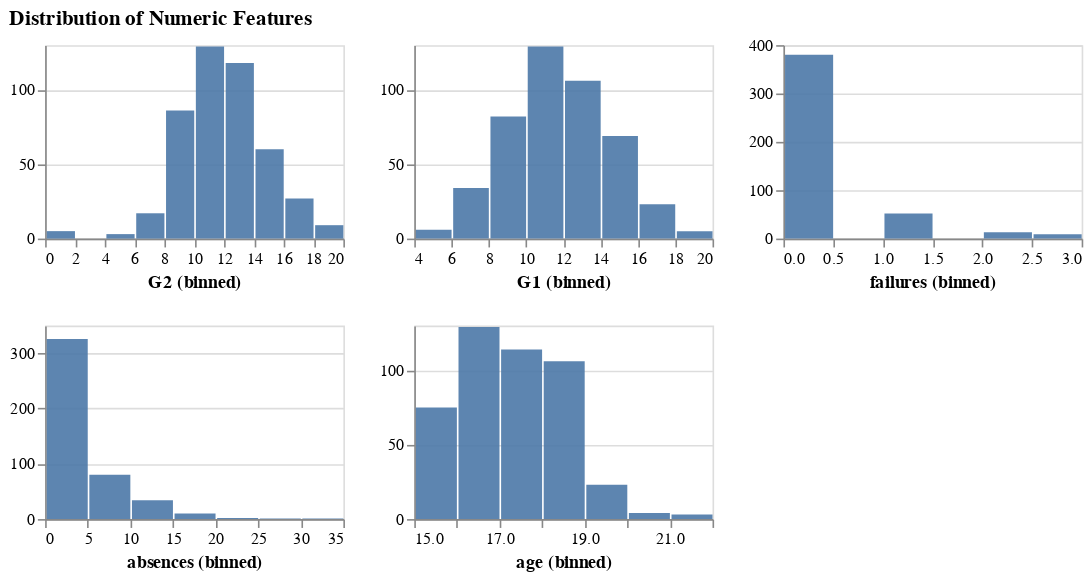

The code cell stored with this chart in its notebook:
### Markdown cell above
All of the numeric columns have different scales so we will apply scaling but first let's look at the distribution of these numeric columns

### Code cell
aly.alt.data_transformers.enable('vegafusion')
aly.dist(student_train[numeric_features], mark='bar').properties(title='Distribution of Numeric Features')

### Figure 1 — Vega specification as saved in the notebook (floating-point values rounded to 4 significant figures)
{"$schema": "https://vega.github.io/schema/vega/v5.json", "data": [{"name": "source_0"}, {"name": "data_0", "values": [{"__count": 75, "bin_maxbins_10_age": 15.0, "bin_maxbins_10_age_end": 16.0}, {"__count": 106, "bin_maxbins_10_age": 18.0, "bin_maxbins_10_age_end": 19.0}, {"__count": 114, "bin_maxbins_10_age": 17.0, "bin_maxbins_10_age_end": 18.0}, {"__count": 129, "bin_maxbins_10_age": 16.0, "bin_maxbins_10_age_end": 17.0}, {"__count": 4, "bin_maxbins_10_age": 20.0, "bin_maxbins_10_age_end": 21.0}, {"__count": 23, "bin_maxbins_10_age": 19.0, "bin_maxbins_10_age_end": 20.0}, {"__count": 3, "bin_maxbins_10_age": 21.0, "bin_maxbins_10_age_end": 22.0}]}, {"name": "data_1", "values": [{"__count": 118, "bin_maxbins_10_G2": 12.0, "bin_maxbins_10_G2_end": 14.0}, {"__count": 27, "bin_maxbins_10_G2": 16.0, "bin_maxbins_10_G2_end": 18.0}, {"__count": 86, "bin_maxbins_10_G2": 8.0, "bin_maxbins_10_G2_end": 10.0}, {"__count": 129, "bin_maxbins_10_G2": 10.0, "bin_maxbins_10_G2_end": 12.0}, {"__count": 60, "bin_maxbins_10_G2": 14.0, "bin_maxbins_10_G2_end": 16.0}, {"__count": 17, "bin_maxbins_10_G2": 6.0, "bin_maxbins_10_G2_end": 8.0}, {"__count": 9, "bin_maxbins_10_G2": 18.0, "bin_maxbins_10_G2_end": 20.0}, {"__count": 5, "bin_maxbins_10_G2": 0.0, "bin_maxbins_10_G2_end": 2.0}, {"__count": 3, "bin_maxbins_10_G2": 4.0, "bin_maxbins_10_G2_end": 6.0}]}, {"name": "data_2", "values": [{"__count": 106, "bin_maxbins_10_G1": 12.0, "bin_maxbins_10_G1_end": 14.0}, {"__count": 69, "bin_maxbins_10_G1": 14.0, "bin_maxbins_10_G1_end": 16.0}, {"__count": 129, "bin_maxbins_10_G1": 10.0, "bin_maxbins_10_G1_end": 12.0}, {"__count": 34, "bin_maxbins_10_G1": 6.0, "bin_maxbins_10_G1_end": 8.0}, {"__count": 23, "bin_maxbins_10_G1": 16.0, "bin_maxbins_10_G1_end": 18.0}, {"__count": 82, "bin_maxbins_10_G1": 8.0, "bin_maxbins_10_G1_end": 10.0}, {"__count": 6, "bin_maxbins_10_G1": 4.0, "bin_maxbins_10_G1_end": 6.0}, {"__count": 5, "bin_maxbins_10_G1": 18.0, "bin_maxbins_10_G1_end": 20.0}]}, {"name": "data_3", "values": [{"__count": 380, "bin_maxbins_10_failures": 0.0, "bin_maxbins_10_failures_end": 0.5}, {"__count": 9, "bin_maxbins_10_failures": 2.5, "bin_maxbins_10_failures_end": 3.0}, {"__count": 52, "bin_maxbins_10_failures": 1.0, "bin_maxbins_10_failures_end": 1.5}, {"__count": 13, "bin_maxbins_10_failures": 2.0, "bin_maxbins_10_failures_end": 2.5}]}, {"name": "data_4", "values": [{"__count": 326, "bin_maxbins_10_absences": 0.0, "bin_maxbins_10_absences_end": 5.0}, {"__count": 80, "bin_maxbins_10_absences": 5.0, "bin_maxbins_10_absences_end": 10.0}, {"__count": 34, "bin_maxbins_10_absences": 10.0, "bin_maxbins_10_absences_end": 15.0}, {"__count": 10, "bin_maxbins_10_absences": 15.0, "bin_maxbins_10_absences_end": 20.0}, {"__count": 1, "bin_maxbins_10_absences": 25.0, "bin_maxbins_10_absences_end": 30.0}, {"__count": 2, "bin_maxbins_10_absences": 20.0, "bin_maxbins_10_absences_end": 25.0}, {"__count": 1, "bin_maxbins_10_absences": 30.0, "bin_maxbins_10_absences_end": 35.0}]}, {"name": "data_1_child__G2_y_domain___count", "values": [{"min": 3, "max": 129}]}, {"name": "data_2_child__G1_y_domain___count", "values": [{"min": 5, "max": 129}]}, {"name": "data_3_child__failures_y_domain___count", "values": [{"min": 9, "max": 380}]}, {"name": "data_4_child__absences_y_domain___count", "values": [{"min": 1, "max": 326}]}, {"name": "data_0_child__age_y_domain___count", "values": [{"min": 3, "max": 129}]}], "signals": [{"name": "child__G2_bin_maxbins_10_G2_bins", "value": {"fields": ["G2"], "fname": "bin_G2", "start": 0.0, "step": 2.0, "stop": 20.0}}, {"name": "child__age_bin_maxbins_10_age_bins", "value": {"fields": ["age"], "fname": "bin_age", "start": 15.0, "step": 1.0, "stop": 22.0}}, {"name": "child__G1_bin_maxbins_10_G1_bins", "value": {"fields": ["G1"], "fname": "bin_G1", "start": 4.0, "step": 2.0, "stop": 20.0}}, {"name": "child__absences_bin_maxbins_10_absences_bins", "value": {"fields": ["absences"], "fname": "bin_absences", "start": 0.0, "step": 5.0, "stop": 35.0}}, {"name": "child__failures_bin_maxbins_10_failures_bins", "value": {"fields": ["failures"], "fname": "bin_failures", "start": 0.0, "step": 0.5, "stop": 3.0}}, {"name": "childWidth", "value": 185}, {"name": "childHeight", "value": 120}], "marks": [{"type": "group", "name": "child__G2_group", "encode": {"update": {"width": {"signal": "childWidth"}, "height": {"signal": "childHeight"}}}, "marks": [{"type": "rect", "name": "child__G2_marks", "from": {"data": "data_1"}, "encode": {"update": {"y2": {"value": 0, "scale": "child__G2_y"}, "x": {"field": "bin_maxbins_10_G2_end", "scale": "child__G2_x", "offset": {"signal": "0.5 + (abs(scale(\"child__G2_x\", datum[\"bin_maxbins_10_G2_end\"]) - scale(\"child__G2_x\", datum[\"bin_maxbins_10_G2\"])) < 0.25 ? 0.5 * (0.25 - (abs(scale(\"child__G2_x\", datum[\"bin_maxbins_10_G2_end\"]) - scale(\"child__G2_x\", datum[\"bin_maxbins_10_G2\"])))) : -0.5)"}}, "opacity": {"value": 0.9}, "x2": {"field": "bin_maxbins_10_G2", "scale": "child__G2_x", "offset": {"signal": "0.5 + (abs(scale(\"child__G2_x\", datum[\"bin_maxbins_10_G2_end\"]) - scale(\"child__G2_x\", datum[\"bin_maxbins_10_G2\"])) < 0.25 ? -0.5 * (0.25 - (abs(scale(\"child__G2_x\", datum[\"bin_maxbins_10_G2_end\"]) - scale(\"child__G2_x\", datum[\"bin_maxbins_10_G2\"])))) : 0.5)"}}, "fill": {"value": "#4c78a8"}, "y": {"field": "__count", "scale": "child__G2_y"}}}, "style": ["bar"]}], "axes": [{"scale": "child__G2_y", "minExtent": 0, "grid": true, "gridScale": "child__G2_x", "tickCount": {"signal": "ceil(childHeight/40)"}, "labels": false, "ticks": false, "aria": false, "zindex": 0, "domain": false, "maxExtent": 0, "orient": "left"}, {"scale": "child__G2_x", "grid": false, "labelOverlap": true, "zindex": 0, "labelFlush": true, "tickCount": {"signal": "ceil(childWidth/10)"}, "orient": "bottom", "title": "G2 (binned)"}, {"scale": "child__G2_y", "tickCount": {"signal": "ceil(childHeight/40)"}, "zindex": 0, "orient": "left", "grid": false, "labelOverlap": true}], "style": "cell"}, {"type": "group", "name": "child__G1_group", "encode": {"update": {"width": {"signal": "childWidth"}, "height": {"signal": "childHeight"}}}, "marks": [{"type": "rect", "name": "child__G1_marks", "from": {"data": "data_2"}, "encode": {"update": {"y": {"field": "__count", "scale": "child__G1_y"}, "fill": {"value": "#4c78a8"}, "x2": {"field": "bin_maxbins_10_G1", "scale": "child__G1_x", "offset": {"signal": "0.5 + (abs(scale(\"child__G1_x\", datum[\"bin_maxbins_10_G1_end\"]) - scale(\"child__G1_x\", datum[\"bin_maxbins_10_G1\"])) < 0.25 ? -0.5 * (0.25 - (abs(scale(\"child__G1_x\", datum[\"bin_maxbins_10_G1_end\"]) - scale(\"child__G1_x\", datum[\"bin_maxbins_10_G1\"])))) : 0.5)"}}, "x": {"field": "bin_maxbins_10_G1_end", "scale": "child__G1_x", "offset": {"signal": "0.5 + (abs(scale(\"child__G1_x\", datum[\"bin_maxbins_10_G1_end\"]) - scale(\"child__G1_x\", datum[\"bin_maxbins_10_G1\"])) < 0.25 ? 0.5 * (0.25 - (abs(scale(\"child__G1_x\", datum[\"bin_maxbins_10_G1_end\"]) - scale(\"child__G1_x\", datum[\"bin_maxbins_10_G1\"])))) : -0.5)"}}, "opacity": {"value": 0.9}, "y2": {"value": 0, "scale": "child__G1_y"}}}, "style": ["bar"]}], "axes": [{"scale": "child__G1_y", "labels": false, "grid": true, "ticks": false, "minExtent": 0, "orient": "left", "zindex": 0, "gridScale": "child__G1_x", "maxExtent": 0, "aria": false, "domain": false, "tickCount": {"signal": "ceil(childHeight/40)"}}, {"scale": "child__G1_x", "grid": false, "tickCount": {"signal": "ceil(childWidth/10)"}, "zindex": 0, "orient": "bottom", "title": "G1 (binned)", "labelOverlap": true, "labelFlush": true}, {"scale": "child__G1_y", "tickCount": {"signal": "ceil(childHeight/40)"}, "zindex": 0, "orient": "left", "grid": false, "labelOverlap": true}], "style": "cell"}, {"type": "group", "name": "child__failures_group", "encode": {"update": {"height": {"signal": "childHeight"}, "width": {"signal": "childWidth"}}}, "marks": [{"type": "rect", "name": "child__failures_marks", "from": {"data": "data_3"}, "encode": {"update": {"x2": {"field": "bin_maxbins_10_failures", "scale": "child__failures_x", "offset": {"signal": "0.5 + (abs(scale(\"child__failures_x\", datum[\"bin_maxbins_10_failures_end\"]) - scale(\"child__failures_x\", datum[\"bin_maxbins_10_failures\"])) < 0.25 ? -0.5 * (0.25 - (abs(scale(\"child__failures_x\", datum[\"bin_maxbins_10_failures_end\"]) - scale(\"child__failures_x\", datum[\"bin_maxbins_10_failures\"])))) : 0.5)"}}, "x": {"field": "bin_maxbins_10_failures_end", "scale": "child__failures_x", "offset": {"signal": "0.5 + (abs(scale(\"child__failures_x\", datum[\"bin_maxbins_10_failures_end\"]) - scale(\"child__failures_x\", datum[\"bin_maxbins_10_failures\"])) < 0.25 ? 0.5 * (0.25 - (abs(scale(\"child__failures_x\", datum[\"bin_maxbins_10_failures_end\"]) - scale(\"child__failures_x\", datum[\"bin_maxbins_10_failures\"])))) : -0.5)"}}, "y": {"field": "__count", "scale": "child__failures_y"}, "fill": {"value": "#4c78a8"}, "y2": {"value": 0, "scale": "child__failures_y"}, "opacity": {"value": 0.9}}}, "style": ["bar"]}], "axes": [{"scale": "child__failures_y", "grid": true, "labels": false, "maxExtent": 0, "zindex": 0, "tickCount": {"signal": "ceil(childHeight/40)"}, "minExtent": 0, "gridScale": "child__failures_x", "domain": false, "aria": false, "orient": "left", "ticks": false}, {"scale": "child__failures_x", "labelOverlap": true, "orient": "bottom", "grid": false, "title": "failures (binned)", "labelFlush": true, "tickCount": {"signal": "ceil(childWidth/10)"}, "zindex": 0}, {"scale": "child__failures_y", "labelOverlap": true, "zindex": 0, "grid": false, "tickCount": {"signal": "ceil(childHeight/40)"}, "orient": "left"}], "style": "cell"}, {"type": "group", "name": "child__absences_group", "encode": {"update": {"height": {"signal": "childHeight"}, "width": {"signal": "childWidth"}}}, "marks": [{"type": "rect", "name": "child__absences_marks", "from": {"data": "data_4"}, "encode": {"update": {"x": {"field": "bin_maxbins_10_absences_end", "scale": "child__absences_x", "offset": {"signal": "0.5 + (abs(scale(\"child__absences_x\", datum[\"bin_maxbins_10_absences_end\"]) - scale(\"child__absences_x\", datum[\"bin_maxbins_10_absences\"])) < 0.25 ? 0.5 * (0.25 - (abs(scale(\"child__absences_x\", datum[\"bin_maxbins_10_absences_end\"]) - scale(\"child__absences_x\", datum[\"bin_maxbins_10_absences\"])))) : -0.5)"}}, "y2": {"value": 0, "scale": "child__absences_y"}, "x2": {"field": "bin_maxbins_10_absences", "scale": "child__absences_x", "offset": {"signal": "0.5 + (abs(scale(\"child__absences_x\", datum[\"bin_maxbins_10_absences_end\"]) - scale(\"child__absences_x\", datum[\"bin_maxbins_10_absences\"])) < 0.25 ? -0.5 * (0.25 - (abs(scale(\"child__absences_x\", datum[\"bin_maxbins_10_absences_end\"]) - scale(\"child__absences_x\", datum[\"bin_maxbins_10_absences\"])))) : 0.5)"}}, "fill": {"value": "#4c78a8"}, "opacity": {"value": 0.9}, "y": {"field": "__count", "scale": "child__absences_y"}}}, "style": ["bar"]}], "axes": [{"scale": "child__absences_y", "maxExtent": 0, "grid": true, "minExtent": 0, "tickCount": {"signal": "ceil(childHeight/40)"}, "orient": "left", "labels": false, "gridScale": "child__absences_x", "ticks": false, "domain": false, "aria": false, "zindex": 0}, {"scale": "child__absences_x", "tickCount": {"signal": "ceil(childWidth/10)"}, "labelFlush": true, "zindex": 0, "orient": "bottom", "grid": false, "title": "absences (binned)", "labelOverlap": true}, {"scale": "child__absences_y", "grid": false, "tickCount": {"signal": "ceil(childHeight/40)"}, "labelOverlap": true, "zindex": 0, "orient": "left"}], "style": "cell"}, {"type": "group", "name": "child__age_group", "encode": {"update": {"width": {"signal": "childWidth"}, "height": {"signal": "childHeight"}}}, "marks": [{"type": "rect", "name": "child__age_marks", "from": {"data": "data_0"}, "encode": {"update": {"fill": {"value": "#4c78a8"}, "y2": {"value": 0, "scale": "child__age_y"}, "x2": {"field": "bin_maxbins_10_age", "scale": "child__age_x", "offset": {"signal": "0.5 + (abs(scale(\"child__age_x\", datum[\"bin_maxbins_10_age_end\"]) - scale(\"child__age_x\", datum[\"bin_maxbins_10_age\"])) < 0.25 ? -0.5 * (0.25 - (abs(scale(\"child__age_x\", datum[\"bin_maxbins_10_age_end\"]) - scale(\"child__age_x\", datum[\"bin_maxbins_10_age\"])))) : 0.5)"}}, "opacity": {"value": 0.9}, "x": {"field": "bin_maxbins_10_age_end", "scale": "child__age_x", "offset": {"signal": "0.5 + (abs(scale(\"child__age_x\", datum[\"bin_maxbins_10_age_end\"]) - scale(\"child__age_x\", datum[\"bin_maxbins_10_age\"])) < 0.25 ? 0.5 * (0.25 - (abs(scale(\"child__age_x\", datum[\"bin_maxbins_10_age_end\"]) - scale(\"child__age_x\", datum[\"bin_maxbins_10_age\"])))) : -0.5)"}}, "y": {"field": "__count", "scale": "child__age_y"}}}, "style": ["bar"]}], "axes": [{"scale": "child__age_y", "ticks": false, "orient": "left", "gridScale": "child__age_x", "maxExtent": 0, "minExtent": 0, "domain": false, "zindex": 0, "aria": false, "tickCount": {"signal": "ceil(childHeight/40)"}, "labels": false, "grid": true}, {"scale": "child__age_x", "grid": false, "labelFlush": true, "tickCount": {"signal": "ceil(childWidth/10)"}, "zindex": 0, "labelOverlap": true, "title": "age (binned)", "orient": "bottom"}, {"scale": "child__age_y", "zindex": 0, "orient": "left", "labelOverlap": true, "grid": false, "tickCount": {"signal": "ceil(childHeight/40)"}}], "style": "cell"}], "scales": [{"name": "child__G2_x", "type": "linear", "domain": {"signal": "[child__G2_bin_maxbins_10_G2_bins.start, child__G2_bin_maxbins_10_G2_bins.stop]"}, "range": [0, {"signal": "childWidth"}], "bins": {"signal": "child__G2_bin_maxbins_10_G2_bins"}, "zero": false}, {"name": "child__G2_y", "type": "linear", "domain": [{"signal": "(data(\"data_1_child__G2_y_domain___count\")[0] || {}).min"}, {"signal": "(data(\"data_1_child__G2_y_domain___count\")[0] || {}).max"}], "range": [{"signal": "childHeight"}, 0], "nice": true, "zero": true}, {"name": "child__G1_x", "type": "linear", "domain": {"signal": "[child__G1_bin_maxbins_10_G1_bins.start, child__G1_bin_maxbins_10_G1_bins.stop]"}, "range": [0, {"signal": "childWidth"}], "bins": {"signal": "child__G1_bin_maxbins_10_G1_bins"}, "zero": false}, {"name": "child__G1_y", "type": "linear", "domain": [{"signal": "(data(\"data_2_child__G1_y_domain___count\")[0] || {}).min"}, {"signal": "(data(\"data_2_child__G1_y_domain___count\")[0] || {}).max"}], "range": [{"signal": "childHeight"}, 0], "zero": true, "nice": true}, {"name": "child__failures_x", "type": "linear", "domain": {"signal": "[child__failures_bin_maxbins_10_failures_bins.start, child__failures_bin_maxbins_10_failures_bins.stop]"}, "range": [0, {"signal": "childWidth"}], "bins": {"signal": "child__failures_bin_maxbins_10_failures_bins"}, "zero": false}, {"name": "child__failures_y", "type": "linear", "domain": [{"signal": "(data(\"data_3_child__failures_y_domain___count\")[0] || {}).min"}, {"signal": "(data(\"data_3_child__failures_y_domain___count\")[0] || {}).max"}], "range": [{"signal": "childHeight"}, 0], "nice": true, "zero": true}, {"name": "child__absences_x", "type": "linear", "domain": {"signal": "[child__absences_bin_maxbins_10_absences_bins.start, child__absences_bin_maxbins_10_absences_bins.stop]"}, "range": [0, {"signal": "childWidth"}], "bins": {"signal": "child__absences_bin_maxbins_10_absences_bins"}, "zero": false}, {"name": "child__absences_y", "type": "linear", "domain": [{"signal": "(data(\"data_4_child__absences_y_domain___count\")[0] || {}).min"}, {"signal": "(data(\"data_4_child__absences_y_domain___count\")[0] || {}).max"}], "range": [{"signal": "childHeight"}, 0], "zero": true, "nice": true}, {"name": "child__age_x", "type": "linear", "domain": {"signal": "[child__age_bin_maxbins_10_age_bins.start, child__age_bin_maxbins_10_age_bins.stop]"}, "range": [0, {"signal": "childWidth"}], "bins": {"signal": "child__age_bin_maxbins_10_age_bins"}, "zero": false}, {"name": "child__age_y", "type": "linear", "domain": [{"signal": "(data(\"data_0_child__age_y_domain___count\")[0] || {}).min"}, {"signal": "(data(\"data_0_child__age_y_domain___count\")[0] || {}).max"}], "range": [{"signal": "childHeight"}, 0], "zero": true, "nice": true}], "title": {"text": "Distribution of Numeric Features", "anchor": "start"}, "background": "white", "padding": 5, "layout": {"padding": 20, "columns": 3, "bounds": "full", "align": "all"}}
